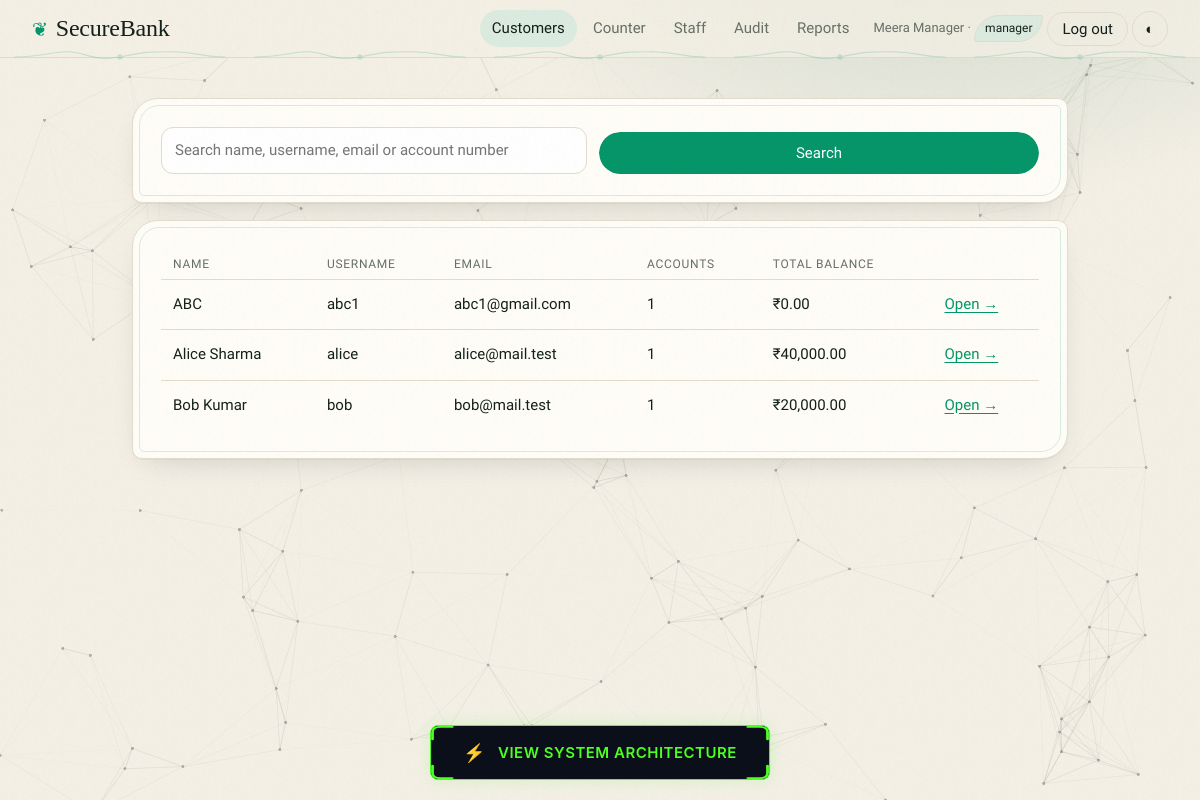
Page /staff (signed in) on the committed database.
### tables this page shows
CREATE TABLE users (
    id              INTEGER PRIMARY KEY AUTOINCREMENT,
    username        TEXT NOT NULL UNIQUE,
    password_hash   TEXT NOT NULL,
    full_name       TEXT NOT NULL,
    email           TEXT NOT NULL UNIQUE,
    phone           TEXT,
    role            TEXT NOT NULL CHECK (role IN ('customer','teller','manager')),
    is_active       INTEGER NOT NULL DEFAULT 1 CHECK (is_active IN (0,1)),
    failed_attempts INTEGER NOT NULL DEFAULT 0,
    created_at      TEXT NOT NULL DEFAULT CURRENT_TIMESTAMP
);

### app.py (the view)
@app.route("/staff")
@role_required("teller", "manager")
def staff_customers():
    q = request.args.get("q", "").strip()
    like = f"%{q}%"
    rows = db().execute(
        "SELECT * FROM v_customer_directory WHERE full_name LIKE ? OR username LIKE ? OR email LIKE ? "
        "OR user_id IN (SELECT user_id FROM accounts WHERE account_number LIKE ?) ORDER BY full_name",
        (like, like, like, like)).fetchall()
    return render_template("staff_customers.html", rows=rows, q=q)

### app.py (called while the page is built)
@app.template_filter("inr")
def inr(paise):
    return "₹{:,.2f}".format(Decimal(paise) / 100)

def db():
    return database.get_db()

### auth.py (called while the page is built)
def current_user():
    if "user" not in g:
        g.user = None
        uid = session.get("user_id")
        if uid:
            u = database.get_db().execute(
                "SELECT id,username,full_name,role,is_active FROM users WHERE id=?", (uid,)).fetchone()
            if u and u["is_active"]:
                g.user = u
            else:
                session.clear()
    return g.user

def login_required(view):
    @wraps(view)
    def wrapped(*a, **kw):
        if current_user() is None:
            flash("Please log in first.", "error")
            return redirect(url_for("login"))
        return view(*a, **kw)
    return wrapped

def role_required(*roles):
    def deco(view):
        @wraps(view)
        @login_required
        def wrapped(*a, **kw):
            if current_user()["role"] not in roles:
                abort(403)
            return view(*a, **kw)
        return wrapped
    return deco

def init_security(app):
    @app.before_request
    def csrf_protect():
        if request.method == "POST":
            sent = request.form.get("csrf_token", "")
            if not sent or not secrets.compare_digest(sent, session.get("csrf", "")):
                abort(400, "Invalid or missing CSRF token.")
    @app.context_processor
    def inject():
        if "csrf" not in session:
            session["csrf"] = secrets.token_hex(16)
        return {"csrf_token": session["csrf"], "me": current_user()}

### db.py (called while the page is built)
def connect(path):
    conn = sqlite3.connect(path, isolation_level=None, timeout=10)
    conn.row_factory = sqlite3.Row
    conn.execute("PRAGMA foreign_keys = ON")
    return conn

def get_db():
    if "db" not in g:
        g.db = connect(current_app.config["DATABASE"])
    return g.db

### templates/staff_customers.html
{% extends "base.html" %}{% block title %}Customers{% endblock %}
{% block body %}<div class="card"><form class="row"><input name="q" autocomplete="off" value="{{ q }}" placeholder="Search name, username, email or account number"><button>Search</button></form></div>
<div class="card" id="results"><table><tr><th>Name</th><th>Username</th><th>Email</th><th>Accounts</th><th>Total balance</th><th></th></tr>
{% for r in rows %}<tr><td>{{ r.full_name }}</td><td>{{ r.username }}</td><td>{{ r.email }}</td><td>{{ r.account_count }}</td><td>{{ r.total_balance_paise|inr }}</td>
<td><a href="{{ url_for('staff_customer', uid=r.user_id) }}">Open →</a></td></tr>
{% else %}<tr><td colspan="6" class="mut">No customers found.</td></tr>{% endfor %}</table></div>{% endblock %}

### templates/base.html (shortened to what this page needs)
<!doctype html>
<html lang="en">
<head>
  <link rel="stylesheet" href="{{ url_for('static', filename='style.css') }}">
  <div style="position: fixed; bottom: 20px; left: 50%; transform: translateX(-50%); z-index: 1000;">
    <a href="/static/how_it_works.html" class="scan-grid-button"
      style="position: relative; display: inline-flex; align-items: center; justify-content: center; gap: 12px; padding: 16px 32px; border-radius: 8px; background: #0b0f19; color: #4DFF22; font-family: 'Inter', sans-serif; font-weight: 600; font-size: 15px; text-decoration: none; cursor: pointer; overflow: hidden; border: 1.5px solid #4DFF22; box-shadow: 0 0 15px rgba(77, 255, 34, 0.2); transition: all 0.3s ease; white-space: nowrap;">
      <span style="position: relative; z-index: 3; font-size: 18px;">⚡</span>
      <span style="position: relative; z-index: 3; letter-spacing: 0.5px;">VIEW SYSTEM ARCHITECTURE</span>
    </a>
  </div>
</head>
<body>
  <nav><b>SecureBank</b>
    {% if me %}
    {% if me.role in ('teller','manager') %}<a href="{{ url_for('staff_customers') }}">Customers</a><a
      href="{{ url_for('counter') }}">Counter</a>{% endif %}
    {% if me.role=='manager' %}<a href="{{ url_for('manager_users') }}">Staff</a><a
      href="{{ url_for('audit_view') }}">Audit</a><a href="{{ url_for('report') }}">Reports</a>{% endif %}
    <span class="who">{{ me.full_name }} · <span class="pill">{{ me.role }}</span></span>
    <form method="post" action="{{ url_for('logout') }}" class="inline"><input type="hidden" name="csrf_token"
        value="{{ csrf_token }}"><button class="sec" style="padding:7px 14px">Log out</button></form>
    {% else %}<a href="{{ url_for('login') }}">Log in</a><a href="{{ url_for('register') }}">Open account</a>{% endif %}
    <button id="theme" class="iconbtn sec" type="button" aria-label="Toggle theme">◐</button>
  </nav>
  <main>
    {% block body %}{% endblock %}
  </main>
</body>
</html>

### rows in the picture
users: full_name "Meera Manager", role "manager"
users: full_name "ABC", username "abc1", email "abc1@gmail.com", account_count "1", total_balance_paise|inr "₹0.00"
users: full_name "Alice Sharma", username "alice", email "alice@mail.test", account_count "1", total_balance_paise|inr "₹40,000.00"
users: full_name "Bob Kumar", username "bob", email "bob@mail.test", account_count "1", total_balance_paise|inr "₹20,000.00"
